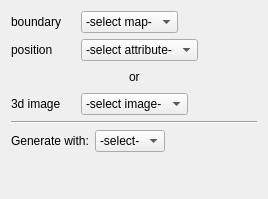
<?xml version="1.0" encoding="UTF-8"?>
<ui version="4.0">
 <exportmacro>SCHNAPPS_PLUGIN_MESHGEN_API</exportmacro>
 <class>Dialog_export</class>
 <widget class="QDialog" name="Dialog_export">
  <property name="geometry">
   <rect>
    <x>0</x>
    <y>0</y>
    <width>268</width>
    <height>199</height>
   </rect>
  </property>
  <property name="windowTitle">
   <string>Make Mesh</string>
  </property>
  <layout class="QVBoxLayout" name="verticalLayout">
   <item>
    <layout class="QHBoxLayout" name="horizontalLayout">
     <item>
      <widget class="QLabel" name="label">
       <property name="minimumSize">
        <size>
         <width>64</width>
         <height>0</height>
        </size>
       </property>
       <property name="text">
        <string>boundary</string>
       </property>
      </widget>
     </item>
     <item>
      <widget class="QComboBox" name="comboBoxMapSelection">
       <item>
        <property name="text">
         <string>-select map-</string>
        </property>
       </item>
      </widget>
     </item>
     <item>
      <spacer name="horizontalSpacer">
       <property name="orientation">
        <enum>Qt::Horizontal</enum>
       </property>
       <property name="sizeHint" stdset="0">
        <size>
         <width>40</width>
         <height>20</height>
        </size>
       </property>
      </spacer>
     </item>
    </layout>
   </item>
   <item>
    <layout class="QHBoxLayout" name="horizontalLayout_2">
     <item>
      <widget class="QLabel" name="label_2">
       <property name="minimumSize">
        <size>
         <width>64</width>
         <height>0</height>
        </size>
       </property>
       <property name="text">
        <string>position</string>
       </property>
      </widget>
     </item>
     <item>
      <widget class="QComboBox" name="comboBoxPositionSelection">
       <item>
        <property name="text">
         <string>-select attribute-</string>
        </property>
       </item>
      </widget>
     </item>
     <item>
      <spacer name="horizontalSpacer_2">
       <property name="orientation">
        <enum>Qt::Horizontal</enum>
       </property>
       <property name="sizeHint" stdset="0">
        <size>
         <width>40</width>
         <height>20</height>
        </size>
       </property>
      </spacer>
     </item>
    </layout>
   </item>
   <item>
    <layout class="QHBoxLayout" name="horizontalLayout_3">
     <item>
      <spacer name="horizontalSpacer_4">
       <property name="orientation">
        <enum>Qt::Horizontal</enum>
       </property>
       <property name="sizeHint" stdset="0">
        <size>
         <width>40</width>
         <height>20</height>
        </size>
       </property>
      </spacer>
     </item>
     <item>
      <widget class="QLabel" name="label_3">
       <property name="text">
        <string>or</string>
       </property>
      </widget>
     </item>
     <item>
      <spacer name="horizontalSpacer_3">
       <property name="orientation">
        <enum>Qt::Horizontal</enum>
       </property>
       <property name="sizeHint" stdset="0">
        <size>
         <width>40</width>
         <height>20</height>
        </size>
       </property>
      </spacer>
     </item>
    </layout>
   </item>
   <item>
    <layout class="QHBoxLayout" name="horizontalLayout_4">
     <item>
      <widget class="QLabel" name="label_4">
       <property name="minimumSize">
        <size>
         <width>64</width>
         <height>0</height>
        </size>
       </property>
       <property name="text">
        <string>3d image</string>
       </property>
      </widget>
     </item>
     <item>
      <widget class="QComboBox" name="comboBox_images">
       <item>
        <property name="text">
         <string>-select image-</string>
        </property>
       </item>
      </widget>
     </item>
     <item>
      <spacer name="horizontalSpacer_5">
       <property name="orientation">
        <enum>Qt::Horizontal</enum>
       </property>
       <property name="sizeHint" stdset="0">
        <size>
         <width>40</width>
         <height>20</height>
        </size>
       </property>
      </spacer>
     </item>
    </layout>
   </item>
   <item>
    <widget class="Line" name="line">
     <property name="orientation">
      <enum>Qt::Horizontal</enum>
     </property>
    </widget>
   </item>
   <item>
    <layout class="QHBoxLayout" name="horizontalLayout_5">
     <item>
      <widget class="QLabel" name="label_5">
       <property name="text">
        <string>Generate with:</string>
       </property>
      </widget>
     </item>
     <item>
      <widget class="QComboBox" name="comboBox_generator">
       <item>
        <property name="text">
         <string>-select-</string>
        </property>
       </item>
       <item>
        <property name="text">
         <string>cgal</string>
        </property>
       </item>
       <item>
        <property name="text">
         <string>netgen</string>
        </property>
       </item>
       <item>
        <property name="text">
         <string>tetgen</string>
        </property>
       </item>
      </widget>
     </item>
     <item>
      <spacer name="horizontalSpacer_6">
       <property name="orientation">
        <enum>Qt::Horizontal</enum>
       </property>
       <property name="sizeHint" stdset="0">
        <size>
         <width>40</width>
         <height>20</height>
        </size>
       </property>
      </spacer>
     </item>
    </layout>
   </item>
   <item>
    <spacer name="verticalSpacer">
     <property name="orientation">
      <enum>Qt::Vertical</enum>
     </property>
     <property name="sizeHint" stdset="0">
      <size>
       <width>20</width>
       <height>40</height>
      </size>
     </property>
    </spacer>
   </item>
  </layout>
 </widget>
 <resources/>
 <connections/>
</ui>
